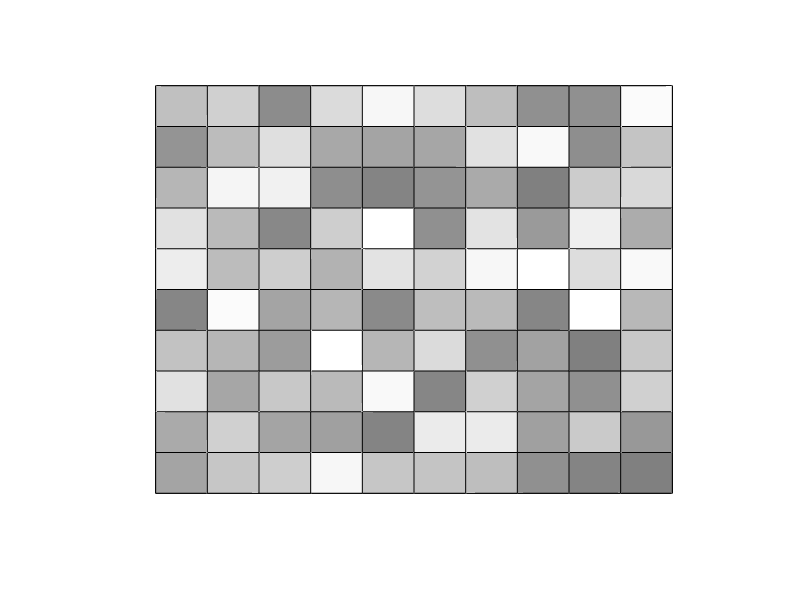

Write MATLAB code to recreate this figure. (Note: this script raises an error after producing the figure.)
function drawGrid 

clear all;
close all;

[X,Y]=meshgrid(1:11);
figure; 
hold on;
plot(X,Y,'k');
plot(Y,X,'k');
axis off;
I=rand(11);
surface(I);

h=linspace(0.5,1,64);
h=[h',h',h'];
set(gcf,'Colormap',h);
N=100:-1:1;q=1;
x=linspace(1.5,10.5,10);
y=linspace(1.5,10.5,10);
for n=1:10
    for p=1:10
        hText=text(x(p),y(n),num2str(N(q)));
        set(hText, 'Layer', 'front');
        q=q+1;
    end
end
set(gca,'children',flipud(get(gca,'children')))
end
